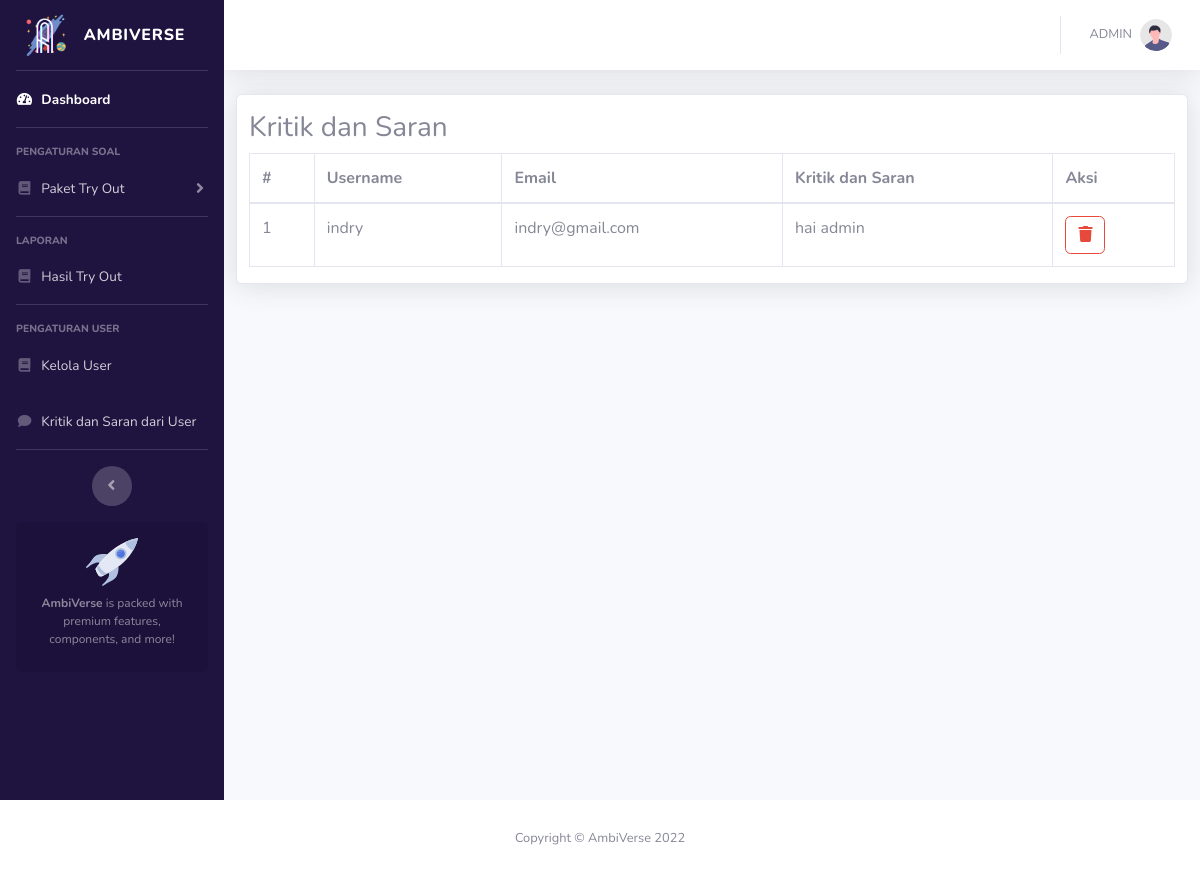
The app's page /admin/kritiksaran.php with its own data.
### tables this page shows
CREATE TABLE `kritikdansaran` (
  `id` int(5) NOT NULL,
  `username` varchar(80) NOT NULL,
  `email` varchar(80) NOT NULL,
  `kritik_saran` varchar(255) NOT NULL
);

### admin/kritiksaran.php (the view, shortened to what this page needs)
<?php
    include("../includes/functions.php");
?>
<!DOCTYPE html>
<html lang="en">
<head>
    <link href="vendor/fontawesome-free/css/all.min.css" rel="stylesheet" type="text/css">
    <link href="css/sb-admin-2.min.css" rel="stylesheet">
    <link href="css/style.css" rel="stylesheet">
</head>
<body id="page-top">
    <div id="wrapper">
        <?php include "sidebar.php" ?>
        <div id="content-wrapper" class="d-flex flex-column">
                <div id="content">
                    <?php include "topbar.php" ?>
                    <div class="container-fluid">
                        <div class="row">
                            <div class="card shadow col-lg-12">
                            <h3 class="mt-3">Kritik dan Saran</h3>
                                <table id="example" class="table table-bordered">
                                    <thead>
                                        <tr>
                                            <th scope="col">#</th>
                                            <th scope="col">Username</th>
                                            <th scope="col">Email</th>
                                            <th scope="col">Kritik dan Saran</th>
                                            <th scope="col">Aksi</th>
                                        </tr>
                                    </thead>
                                    <tbody>
                                        <?php
                                            $res = mysqli_query($conn, "SELECT * FROM kritikdansaran");
                                            $no = 0;
                                            while ($row = mysqli_fetch_array($res)){
                                                $no++;
                                                echo "<tr>
                                                <td>".$no."</td>
                                                <td>".$row['username']."</td>
                                                <td>".$row['email']."</td>
                                                <td>".$row['kritik_saran']."</td>
                                                <td><a class='btn btn-outline-danger' href='deletekrisar.php?id=$row[id]'><i class='fa fa-trash'></i></a></td>
                                                </tr>";
                                        ?>
                                        <?php
                                            }
                                        ?>
                                    </tbody>
                                </table>
                            </div>
                        </div>
                    </div>
                </div>
            </div>
        </div>
    <?php include("footer.php"); ?>
</body>
</html>

### records on screen
kritikdansaran: username "indry", email "indry@gmail.com", kritik_saran "hai admin"
